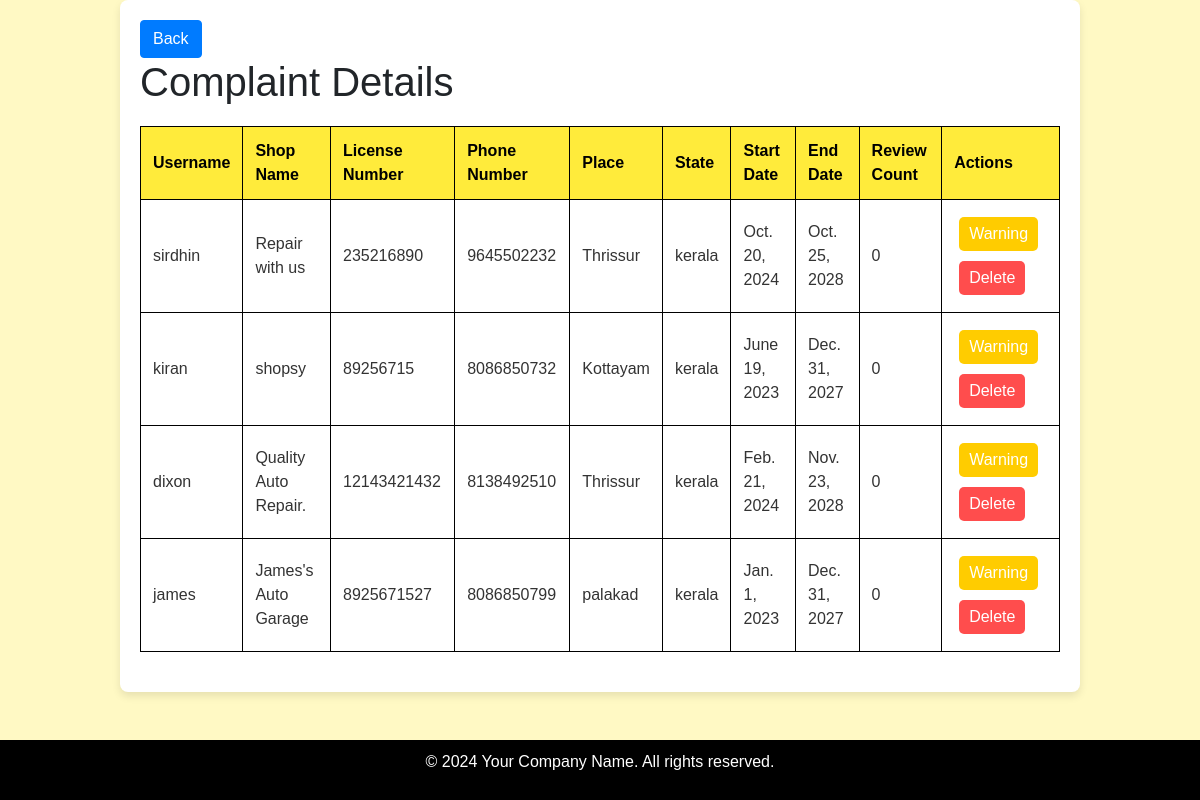
The page /adcomp on the database its author committed.
### vehicle/models.py (models this page shows, shortened)
class shopdetails(models.Model):
    username = models.ForeignKey(register, on_delete=models.CASCADE)
    shopname = models.CharField(max_length=100)
    lnumber = models.CharField(max_length=20)
    place = models.CharField(max_length=50)
    istate = models.CharField(max_length=50)
    idate = models.DateField()
    edate = models.DateField()
    status = models.CharField(max_length=20)

class register(models.Model):
    name = models.CharField(max_length=100)
    mail = models.EmailField()
    phone = models.IntegerField()
    username = models.CharField(max_length=50)
    password = models.CharField(max_length=50)
    usertype = models.CharField(max_length=20)
    def __str__(self):
        return self.name

### vehicle/views.py (the view)
# urls.py: path('adcomp',views.openadvcomp),
def openadvcomp(request):
    shops_with_bad_reviews = []
    shops = shopdetails.objects.all()
    for shop in shops:
        bad_review_count = complaint.objects.filter(mechanic=shop.shopname, rating='bad').count()
        phone_number = shop.username.phone
        shops_with_bad_reviews.append({
            'shop': shop,
            'bad_review_count': bad_review_count,
            'phone_number': phone_number,
        })
    return render(request, 'adviewcomplaint.html', {'shops_with_bad_reviews': shops_with_bad_reviews})

### template/adviewcomplaint.html (shortened to what this page needs)
<!DOCTYPE html>
<html lang="en">
<head>
    <link rel="stylesheet" href="https://maxcdn.bootstrapcdn.com/bootstrap/4.0.0/css/bootstrap.min.css">
</head>
<body>
<div class="container">
    <a href="javascript:history.back()" class="btn btn-primary back-button">
         Back
    </a>
    <h1>Complaint Details</h1>
    <table>
        <thead>
            <tr>
                <th>Username</th>
                <th>Shop Name</th>
                <th>License Number</th>
                <th>Phone Number</th>
                <th>Place</th>
                <th>State</th>
                <th>Start Date</th>
                <th>End Date</th>
                <th>Review Count</th>
                <th>Actions</th>
            </tr>
        </thead>
        <tbody>
            {% for item in shops_with_bad_reviews %}
            <tr>
                <td>{{ item.shop.username }}</td>
                <td>{{ item.shop.shopname }}</td>
                <td>{{ item.shop.lnumber }}</td>
                <td>{{ item.phone_number }}</td>
                <td>{{ item.shop.place }}</td>
                <td>{{ item.shop.istate }}</td>
                <td>{{ item.shop.idate }}</td>
                <td>{{ item.shop.edate }}</td>
                <td>{{ item.bad_review_count }}</td>
                <td>
                    <button class="button warning-button" onclick="showWarning('{{ item.shop.id }}', '{{ item.phone_number }}')">Warning</button>
                    <button class="button delete-button" onclick="deleteShop('{{ item.shop.id }}')">Delete</button>
                </td>
            </tr>
            {% empty %}
            <tr>
                <td colspan="9">No shop details available.</td>
            </tr>
            {% endfor %}
        </tbody>
    </table>
</div>
<footer>
    <p>&copy; 2024 Your Company Name. All rights reserved.</p>
</footer>
</body>
</html>

### template/adviewcomplaint.html (style rules this page uses)
body { font-family: Arial, sans-serif; margin: 0; padding: 0; background-color: #fff9c4; }
.container { width: 80%; margin: auto; overflow: hidden; padding: 20px; background-color: #ffffff; border-radius: 8px; box-shadow: 0 4px 8px rgba(0, 0, 0, 0.1); }
table { width: 100%; border-collapse: collapse; margin: 20px 0; }
th, td { padding: 12px; text-align: left; border: 1px solid #000; }
th { background-color: #ffeb3b; color: #000; }
td { background-color: #fff; color: #333; }
tr:nth-child(even) { background-color: #fff9c4; }
tr:nth-child(odd) { background-color: #f0f0f0; }
.button { padding: 5px 10px; margin: 5px; cursor: pointer; border: none; border-radius: 5px; color: white; }
.warning-button { background-color: #ffcc00; }
.delete-button { background-color: #ff4d4d; }
footer { background-color: #000; color: #fff; text-align: center; padding: 10px 0; position: fixed; bottom: 0; width: 100%; }

### rows shown on the page
shopdetails: shop.username "sirdhin", shop.shopname "Repair with us", shop.lnumber "235216890", phone_number "9645502232", shop.place "Thrissur", shop.istate "kerala", shop.idate "Oct. 20, 2024", shop.edate "Oct. 25, 2028", bad_review_count "0"
shopdetails: shop.username "kiran", shop.shopname "shopsy", shop.lnumber "89256715", phone_number "8086850732", shop.place "Kottayam", shop.istate "kerala", shop.idate "June 19, 2023", shop.edate "Dec. 31, 2027", bad_review_count "0"
shopdetails: shop.username "dixon", shop.shopname "Quality Auto Repair.", shop.lnumber "12143421432", phone_number "8138492510", shop.place "Thrissur", shop.istate "kerala", shop.idate "Feb. 21, 2024", shop.edate "Nov. 23, 2028", bad_review_count "0"
shopdetails: shop.username "james", shop.shopname "James's Auto Garage", shop.lnumber "8925671527", phone_number "8086850799", shop.place "palakad", shop.istate "kerala", shop.idate "Jan. 1, 2023", shop.edate "Dec. 31, 2027", bad_review_count "0"
